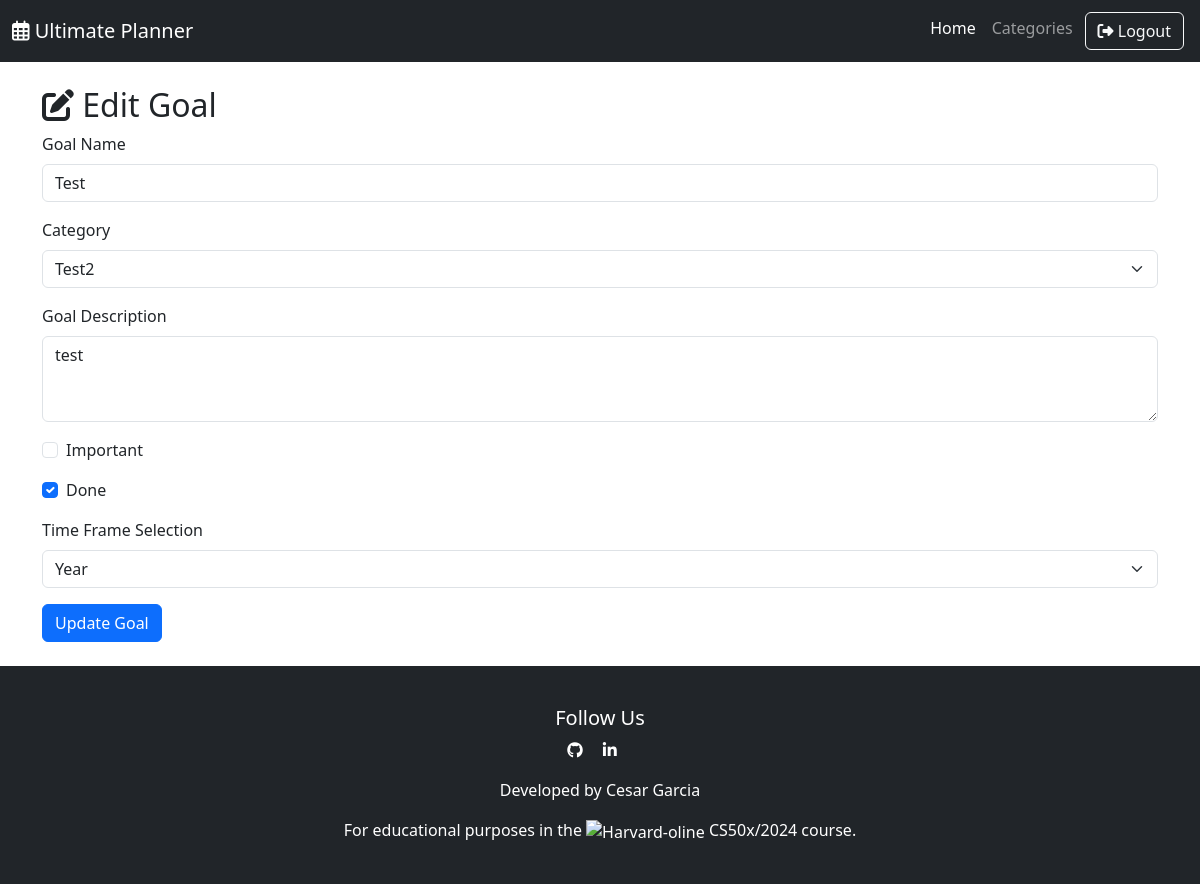
Screenshot of /edit-goal/1 (signed in) with the database file from the repository.
### app.py (models this page shows, shortened)
class Goal(db.Model):
    goal_id = db.Column(db.Integer, primary_key=True)
    goal_name = db.Column(db.String(100), nullable=False)
    goal_description = db.Column(db.String(255), nullable=False)
    goal_important = db.Column(db.Boolean, default=False)
    goal_done = db.Column(db.Boolean, default=False)
    goal_timeframe_selection = db.Column(db.String(50), nullable=False)  # Use a regular string column
    user_id = db.Column(db.Integer, db.ForeignKey('user.user_id'), nullable=False)
    category_id = db.Column(db.Integer, db.ForeignKey('category.category_id'), nullable=False)

class Category(db.Model):
    category_id = db.Column(db.Integer, primary_key=True)
    category_name = db.Column(db.String(100), nullable=False)
    category_color = db.Column(db.String(7), nullable=False)
    user_id = db.Column(db.Integer, db.ForeignKey('user.user_id'), nullable=False)
    __table_args__ = (
        db.UniqueConstraint('category_name', 'user_id', name='unique_category_per_user'),
        db.UniqueConstraint('category_color', 'user_id', name='unique_color_per_user')
    )

### app.py (the view, shortened to what this page needs)
@app.route('/edit-goal/<int:goal_id>', methods=['GET', 'POST'])
def edit_goal(goal_id):
    if 'user_id' not in session:
        flash("You need to log in first.", "danger")
        return redirect(url_for('login'))
    user = User.query.get(session['user_id'])  # Get the logged-in user
    goal = Goal.query.get_or_404(goal_id)  # Get the goal or return 404 if not found
    if goal.user_id != user.user_id:
        flash("You do not have permission to edit this goal.", "danger")
        return redirect(url_for('dashboard'))
    categories = user.categories  # Get the categories associated with the user
    return render_template('edit_goal.html', goal=goal, categories=categories)

### templates/edit_goal.html (shortened to what this page needs)
{% extends "base.html" %}
{% block content %}
<div class="container mt-4">
    <h2><i class="fa-solid fa-pen-to-square"></i> Edit Goal</h2>
    <form method="POST">
        <div class="mb-3">
            <label for="goal_name" class="form-label">Goal Name</label>
            <input type="text" class="form-control" id="goal_name" name="goal_name" value="{{ goal.goal_name }}" required>
        </div>
        <div class="mb-3">
            <label for="category_id" class="form-label">Category</label>
            <select class="form-select" id="category_id" name="category_id" required>
                {% for category in categories %}
                    <option value="{{ category.category_id }}" {% if category.category_id == goal.category_id %}selected{% endif %}>{{ category.category_name }}</option>
                {% endfor %}
            </select>
        </div>
        <div class="mb-3">
            <label for="goal_description" class="form-label">Goal Description</label>
            <textarea class="form-control" id="goal_description" name="goal_description" rows="3" required>{{ goal.goal_description }}</textarea>
        </div>
        <div class="form-check mb-3">
            <input class="form-check-input" type="checkbox" id="goal_important" name="goal_important" {% if goal.goal_important %}checked{% endif %}>
            <label class="form-check-label" for="goal_important">Important</label>
        </div>
        <div class="form-check mb-3">
            <input class="form-check-input" type="checkbox" id="goal_done" name="goal_done" {% if goal.goal_done %}checked{% endif %}>
            <label class="form-check-label" for="goal_done">Done</label>
        </div>
        <div class="mb-3">
            <label for="goal_timeframe_selection" class="form-label">Time Frame Selection</label>
            <select class="form-select" id="goal_timeframe_selection" name="goal_timeframe_selection" required>
                <option value="year" {% if goal.goal_timeframe_selection == 'year' %}selected{% endif %}>Year</option>
            </select>
        </div>
        <button type="submit" class="btn btn-primary">Update Goal</button>
    </form>
</div>
{% endblock %}

### static/css/styles.css (style rules this page uses)
html, body { height: 85%; }

### rows the page displays
Goal: goal_name "Test", category_id "Test2", goal_description "test", goal_done "☑", goal_timeframe_selection "Year"
